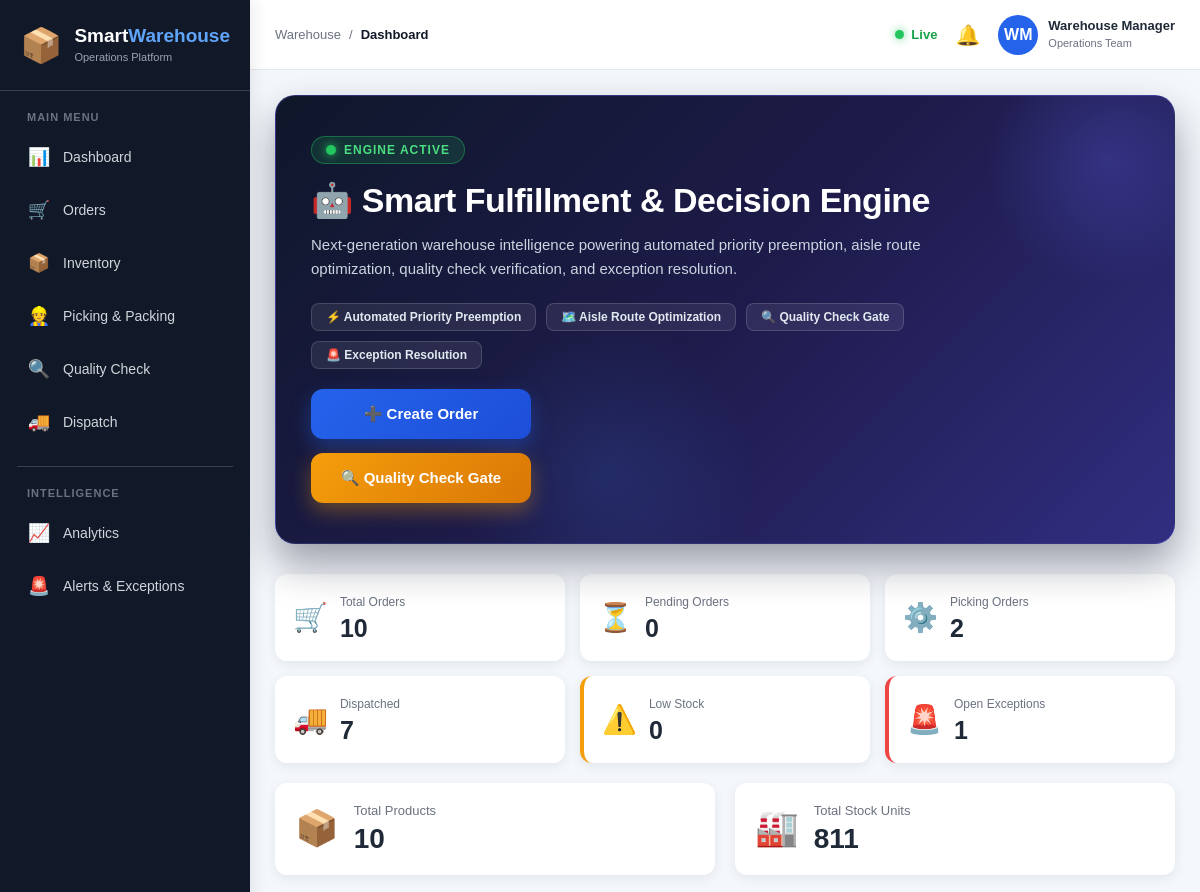
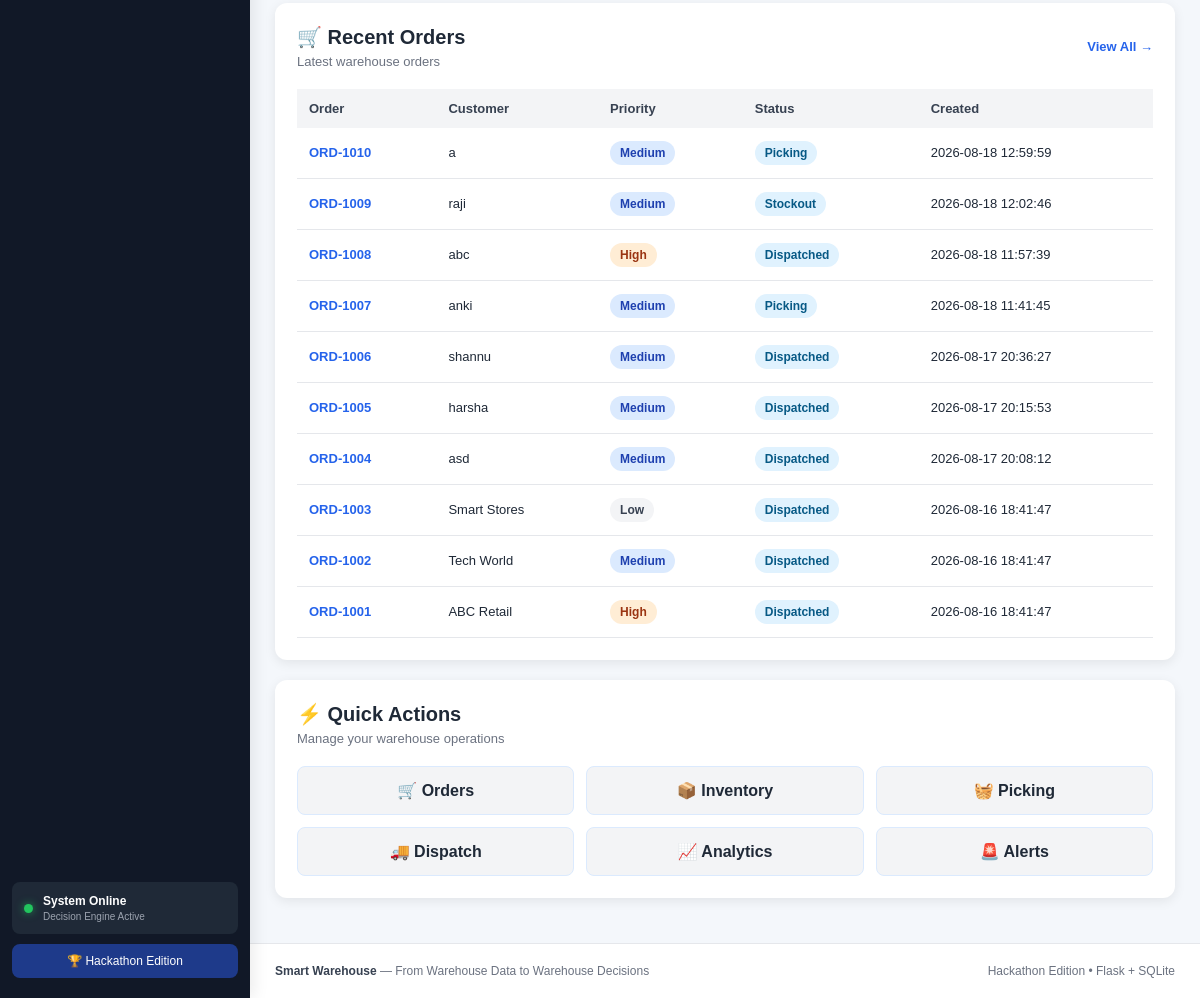
The page / on the database its author committed (2 pictures, top to bottom).
### tables this page shows
CREATE TABLE orders (
        id INTEGER PRIMARY KEY AUTOINCREMENT,
        order_no TEXT UNIQUE NOT NULL,
        customer TEXT NOT NULL,
        priority TEXT NOT NULL DEFAULT 'Medium',
        status TEXT NOT NULL DEFAULT 'Pending',
        sla_hours INTEGER NOT NULL DEFAULT 24,
        created_at TEXT NOT NULL,
        eta TEXT,
        notes TEXT DEFAULT ''
    , qc_status TEXT NOT NULL DEFAULT 'Pending', allocated_at TEXT, picked_at TEXT, packed_at TEXT, qc_at TEXT, dispatched_at TEXT);

### app.py (the view)
@app.route("/")
def dashboard():
    conn = get_db()
    total_products = conn.execute(
        "SELECT COUNT(*) FROM products"
    ).fetchone()[0]
    total_stock = conn.execute(
        "SELECT COALESCE(SUM(stock), 0) FROM products"
    ).fetchone()[0]
    total_orders = conn.execute(
        "SELECT COUNT(*) FROM orders"
    ).fetchone()[0]
    pending_orders = conn.execute("""
        SELECT COUNT(*)
        FROM orders
        WHERE status IN ('Pending', 'Processing')
    """).fetchone()[0]
    picking_orders = conn.execute("""
        SELECT COUNT(*)
        FROM orders
        WHERE status = 'Picking'
    """).fetchone()[0]
    dispatched_orders = conn.execute("""
        SELECT COUNT(*)
        FROM orders
        WHERE status = 'Dispatched'
    """).fetchone()[0]
    low_stock = conn.execute("""
        SELECT COUNT(*)
        FROM products
        WHERE stock <= reorder_level
    """).fetchone()[0]
    open_exceptions = conn.execute("""
        SELECT COUNT(*)
        FROM exceptions
        WHERE status = 'Open'
    """).fetchone()[0]
    recent_orders = conn.execute("""
        SELECT *
        FROM orders
        ORDER BY id DESC
        LIMIT 10
    """).fetchall()
    conn.close()
    stats = {
        "total_products": total_products,
        "total_stock": total_stock,
        "total_orders": total_orders,
        "pending_orders": pending_orders,
        "picking_orders": picking_orders,
        "dispatched_orders": dispatched_orders,
        "low_stock": low_stock,
        "open_exceptions": open_exceptions
    }
    return render_template(
        "dashboard.html",
        stats=stats,
        recent_orders=recent_orders
    )

### templates/dashboard.html (shortened to what this page needs)
{% extends "base.html" %}
{% block breadcrumb %}Dashboard{% endblock %}
{% block content %}
<div class="dashboard-page">
    <div style="background: linear-gradient(135deg, #0f172a 0%, #1e1b4b 50%, #312e81 100%); color: white; padding: 40px 35px; border-radius: 20px; margin-bottom: 30px; position: relative; overflow: hidden; box-shadow: 0 20px 40px rgba(15, 23, 42, 0.4); border: 1px solid rgba(99, 102, 241, 0.3);">
        <div style="position: absolute; top: -60px; right: -60px; width: 250px; height: 250px; background: radial-gradient(circle, rgba(99, 102, 241, 0.25) 0%, transparent 70%); border-radius: 50%; pointer-events: none;"></div>
        <div style="position: absolute; bottom: -80px; left: 20%; width: 300px; height: 300px; background: radial-gradient(circle, rgba(59, 130, 246, 0.15) 0%, transparent 70%); border-radius: 50%; pointer-events: none;"></div>
        <div style="position: relative; z-index: 2; display: flex; justify-content: space-between; align-items: center; gap: 20px; flex-wrap: wrap;">
            <div style="max-width: 650px;">
                <div style="display: inline-flex; align-items: center; gap: 8px; background: rgba(34, 197, 94, 0.15); border: 1px solid rgba(34, 197, 94, 0.4); padding: 6px 14px; border-radius: 20px; margin-bottom: 16px;">
                    <span style="width: 10px; height: 10px; background: #22c55e; border-radius: 50%; display: inline-block; box-shadow: 0 0 10px #22c55e;"></span>
                    <span style="color: #4ade80; font-size: 12px; font-weight: 800; letter-spacing: 1px; text-transform: uppercase;">Engine Active</span>
                </div>
                <h1 style="margin: 0 0 12px 0; font-size: 34px; font-weight: 800; color: #ffffff; line-height: 1.2; letter-spacing: -0.5px;">
                    🤖 Smart Fulfillment & Decision Engine
                </h1>
                <p style="margin: 0 0 22px 0; color: #cbd5e1; font-size: 15px; line-height: 1.6;">
                    Next-generation warehouse intelligence powering automated priority preemption, aisle route optimization, quality check verification, and exception resolution.
                </p>
                <div style="display: flex; gap: 10px; flex-wrap: wrap;">
                    <span style="background: rgba(255,255,255,0.08); border: 1px solid rgba(255,255,255,0.15); padding: 6px 14px; border-radius: 8px; font-size: 12px; font-weight: 600; color: #e2e8f0;">⚡ Automated Priority Preemption</span>
                    <span style="background: rgba(255,255,255,0.08); border: 1px solid rgba(255,255,255,0.15); padding: 6px 14px; border-radius: 8px; font-size: 12px; font-weight: 600; color: #e2e8f0;">🗺️ Aisle Route Optimization</span>
                    <span style="background: rgba(255,255,255,0.08); border: 1px solid rgba(255,255,255,0.15); padding: 6px 14px; border-radius: 8px; font-size: 12px; font-weight: 600; color: #e2e8f0;">🔍 Quality Check Gate</span>
                    <span style="background: rgba(255,255,255,0.08); border: 1px solid rgba(255,255,255,0.15); padding: 6px 14px; border-radius: 8px; font-size: 12px; font-weight: 600; color: #e2e8f0;">🚨 Exception Resolution</span>
                </div>
            </div>
            <div style="display: flex; flex-direction: column; gap: 14px; min-width: 220px;">
                <a href="{{ url_for('new_order') }}" class="btn" style="background: linear-gradient(135deg, #2563eb 0%, #1d4ed8 100%); color: white; padding: 16px 28px; border-radius: 12px; font-weight: 700; font-size: 15px; text-align: center; box-shadow: 0 8px 20px rgba(37, 99, 235, 0.4);">
                    ➕ Create Order
                </a>
                <a href="{{ url_for('qc') }}" class="btn" style="background: linear-gradient(135deg, #f59e0b 0%, #d97706 100%); color: white; padding: 16px 28px; border-radius: 12px; font-weight: 700; font-size: 15px; text-align: center; box-shadow: 0 8px 20px rgba(245, 158, 11, 0.35);">
                    🔍 Quality Check Gate
                </a>
            </div>
        </div>
    </div>
    <div class="metrics-grid">
        <div class="metric-card">
            <div class="metric-icon">🛒</div>
            <div>
                <span>Total Orders</span>
                <h2>{{ stats.total_orders }}</h2>
            </div>
        </div>
        <div class="metric-card">
            <div class="metric-icon">⏳</div>
            <div>
                <span>Pending Orders</span>
                <h2>{{ stats.pending_orders }}</h2>
            </div>
        </div>
        <div class="metric-card">
            <div class="metric-icon">⚙️</div>
            <div>
                <span>Picking Orders</span>
                <h2>{{ stats.picking_orders }}</h2>
            </div>
        </div>
        <div class="metric-card">
            <div class="metric-icon">🚚</div>
            <div>
                <span>Dispatched</span>
                <h2>{{ stats.dispatched_orders }}</h2>
            </div>
        </div>
        <div class="metric-card warning">
            <div class="metric-icon">⚠️</div>
            <div>
                <span>Low Stock</span>
                <h2>{{ stats.low_stock }}</h2>
            </div>
        </div>
        <div class="metric-card danger">
            <div class="metric-icon">🚨</div>
            <div>
                <span>Open Exceptions</span>
                <h2>{{ stats.open_exceptions }}</h2>
            </div>
        </div>
    </div>
    <div class="summary-grid">
        <div class="summary-card">
            <div class="summary-icon">📦</div>
            <div>
                <span>Total Products</span>
                <strong>{{ stats.total_products }}</strong>
            </div>
        </div>
        <div class="summary-card">
            <div class="summary-icon">🏭</div>
            <div>
                <span>Total Stock Units</span>
                <strong>{{ stats.total_stock }}</strong>
            </div>
        </div>
    </div>
    <div class="dashboard-card">
        <div class="card-header">
            <div>
                <h2>🛒 Recent Orders</h2>
                <p>Latest warehouse orders</p>
            </div>
            <a href="{{ url_for('orders') }}" class="view-link">
                View All →
            </a>
        </div>
        <div class="table-wrapper">
            <table>
                <thead>
                    <tr>
                        <th>Order</th>
                        <th>Customer</th>
                        <th>Priority</th>
                        <th>Status</th>
                        <th>Created</th>
                    </tr>
                </thead>
                <tbody>
                {% if recent_orders %}
                    {% for order in recent_orders %}
                    <tr>
                        <td>
                            <a
                                href="{{ url_for('order_detail', order_id=order['id']) }}"
                                class="order-link"
                            >
                                {{ order['order_no'] }}
                            </a>
                        </td>
                        <td>
                            {{ order['customer'] }}
                        </td>
                        <td>
                            {% if order['priority'] == 'High' %}
                                <span class="badge high">
                                    High
                                </span>
                            {% elif order['priority'] == 'Medium' %}
                                <span class="badge medium">
                                    Medium
                                </span>
                            {% else %}
                                <span class="badge low">
                                    Low
                                </span>
                            {% endif %}
                        </td>
                        <td>
                            <span class="status-badge">
                                {{ order['status'] }}
                            </span>
                        </td>
                        <td>
                            {{ order['created_at'] }}
                        </td>
                    </tr>
                    {% endfor %}
                {% else %}
                    <tr>
                        <td colspan="5" class="empty">
                            No orders available.
                        </td>
                    </tr>
                {% endif %}
                </tbody>
            </table>
        </div>
    </div>
    <div class="dashboard-card">
        <div class="card-header">
            <div>
                <h2>⚡ Quick Actions</h2>
                <p>Manage your warehouse operations</p>
            </div>
        </div>
        <div class="quick-actions">
            <a href="{{ url_for('orders') }}" class="action-btn">
                🛒 Orders
            </a>
            <a href="{{ url_for('inventory') }}" class="action-btn">
                📦 Inventory
            </a>
            <a href="{{ url_for('picking') }}" class="action-btn">
                🧺 Picking
            </a>
            <a href="{{ url_for('dispatch') }}" class="action-btn">
                🚚 Dispatch
            </a>
            <a href="{{ url_for('analytics') }}" class="action-btn">
                📈 Analytics
            </a>
            <a href="{{ url_for('alerts') }}" class="action-btn">
                🚨 Alerts
            </a>
        </div>
    </div>
</div>
{% endblock %}

### templates/base.html (shortened to what this page needs)
<!DOCTYPE html>
<html lang="en">
<head>
    <link rel="stylesheet" href="{{ url_for('static', filename='style.css') }}">
</head>
<body>
<div class="app-container">
    <aside class="sidebar" id="sidebar">
        <div class="logo-area">
            <div class="logo-icon">
                📦
            </div>
            <div class="logo-text">
                <h2>
                    Smart<span>Warehouse</span>
                </h2>
                <small>
                    Operations Platform
                </small>
            </div>
        </div>
        <nav class="sidebar-nav">
            <p class="nav-heading">
                MAIN MENU
            </p>
            <a href="{{ url_for('dashboard') }}"
               class="nav-link">
                <span class="nav-icon">📊</span>
                <span>Dashboard</span>
            </a>
            <a href="{{ url_for('orders') }}"
               class="nav-link">
                <span class="nav-icon">🛒</span>
                <span>Orders</span>
            </a>
            <a href="{{ url_for('inventory') }}"
               class="nav-link">
                <span class="nav-icon">📦</span>
                <span>Inventory</span>
            </a>
            <a href="{{ url_for('picking') }}"
               class="nav-link">
                <span class="nav-icon">👷</span>
                <span>Picking & Packing</span>
            </a>
            <a href="{{ url_for('qc') }}"
               class="nav-link">
                <span class="nav-icon">🔍</span>
                <span>Quality Check</span>
            </a>
            <a href="{{ url_for('dispatch') }}"
               class="nav-link">
                <span class="nav-icon">🚚</span>
                <span>Dispatch</span>
            </a>
            <div class="nav-divider"></div>
            <p class="nav-heading">
                INTELLIGENCE
            </p>
            <a href="{{ url_for('analytics') }}"
               class="nav-link">
                <span class="nav-icon">📈</span>
                <span>Analytics</span>
            </a>
            <a href="{{ url_for('alerts') }}"
               class="nav-link">
                <span class="nav-icon">🚨</span>
                <span>Alerts & Exceptions</span>
            </a>
        </nav>
        <div class="sidebar-footer">
            <div class="system-status">
                <span class="status-dot"></span>
                <div>
                    <strong>
                        System Online
                    </strong>
                    <small>
                        Decision Engine Active
                    </small>
                </div>
            </div>
            <div class="hackathon-badge">
                🏆 Hackathon Edition
            </div>
        </div>
    </aside>
    <main class="main-content">
        <header class="topbar">
            <div class="topbar-left">
                <div class="breadcrumb">
                    <span>
                        Warehouse
                    </span>
                    <span>
                        /
                    </span>
                    <strong>
                        {% block breadcrumb %}{% endblock %}
                    </strong>
                </div>
            </div>
            <div class="topbar-right">
                <div class="live-status">
                    <span class="live-dot"></span>
                    <span>
                        Live
                    </span>
                </div>
                <a href="{{ url_for('alerts') }}"
                   class="notification-btn">
                    🔔
                </a>
                <div class="user-profile">
                    <div class="user-avatar">
                        WM
                    </div>
                    <div class="user-info">
                        <strong>
                            Warehouse Manager
                        </strong>
                        <small>
                            Operations Team
                        </small>
                    </div>
                </div>
            </div>
        </header>
        <section class="page-content">
            {% block content %}
            {% endblock %}
        </section>
        <footer class="main-footer">
            <div>
                <strong>
                    Smart Warehouse
                </strong>
                <span>
                    — From Warehouse Data to Warehouse Decisions
                </span>
            </div>
            <div>
                <span>
                    Hackathon Edition
                </span>
                <span>
                    •
                </span>
                <span>
                    Flask + SQLite
                </span>
            </div>
        </footer>
    </main>
</div>
</body>
</html>

### rows shown on the page
orders: order_no "ORD-1010", customer "a", priority "Medium", status "Picking", created_at "2026-08-18 12:59:59"
orders: order_no "ORD-1009", customer "raji", priority "Medium", status "Stockout", created_at "2026-08-18 12:02:46"
orders: order_no "ORD-1008", customer "abc", priority "High", status "Dispatched", created_at "2026-08-18 11:57:39"
orders: order_no "ORD-1007", customer "anki", priority "Medium", status "Picking", created_at "2026-08-18 11:41:45"
orders: order_no "ORD-1006", customer "shannu", priority "Medium", status "Dispatched", created_at "2026-08-17 20:36:27"
orders: order_no "ORD-1005", customer "harsha", priority "Medium", status "Dispatched", created_at "2026-08-17 20:15:53"
orders: order_no "ORD-1004", customer "asd", priority "Medium", status "Dispatched", created_at "2026-08-17 20:08:12"
orders: order_no "ORD-1003", customer "Smart Stores", priority "Low", status "Dispatched", created_at "2026-08-16 18:41:47"
orders: order_no "ORD-1002", customer "Tech World", priority "Medium", status "Dispatched", created_at "2026-08-16 18:41:47"
orders: order_no "ORD-1001", customer "ABC Retail", priority "High", status "Dispatched", created_at "2026-08-16 18:41:47"

### other values the page prints
{{ stats.total_orders }} "10"
{{ stats.pending_orders }} "0"
{{ stats.picking_orders }} "2"
{{ stats.dispatched_orders }} "7"
{{ stats.low_stock }} "0"
{{ stats.open_exceptions }} "1"
{{ stats.total_products }} "10"
{{ stats.total_stock }} "811"
